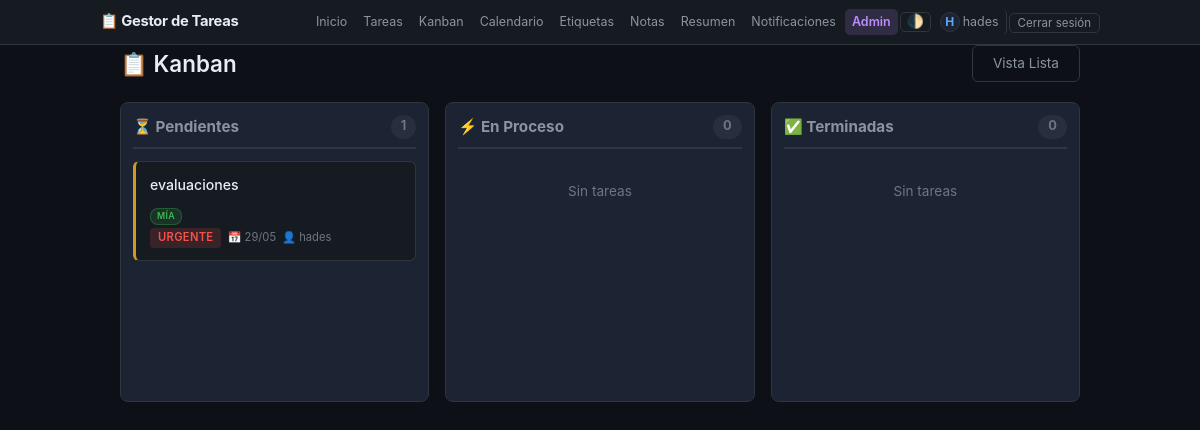
The page /kanban/ (signed in) on the database its author committed.
### core/models.py (models this page shows, shortened)
class Task(models.Model):
    ESTADOS = [
        ('pendiente', 'Pendiente'),
        ('proceso', 'En Proceso'),
        ('terminada', 'Terminada'),
    ]
    PRIORIDADES = [
        ('baja', 'Baja'),
        ('media', 'Media'),
        ('alta', 'Alta'),
        ('urgente', 'Urgente'),
    ]
    FRECUENCIAS = [
        ('diaria', 'Diaria'),
        ('semanal', 'Semanal'),
        ('mensual', 'Mensual'),
    ]
    usuario = models.ForeignKey(User, on_delete=models.CASCADE, verbose_name='Responsable')
    creado_por = models.ForeignKey(User, on_delete=models.SET_NULL, null=True, blank=True,
                                   related_name='tareas_creadas', verbose_name='Creada por')
    titulo = models.CharField(max_length=200, verbose_name='Título')
    comentarios = models.TextField(blank=True, verbose_name='Comentarios')
    estado = models.CharField(max_length=20, choices=ESTADOS, default='pendiente', verbose_name='Estado')
    prioridad = models.CharField(max_length=10, choices=PRIORIDADES, default='media', verbose_name='Prioridad')
    departamento = models.ForeignKey(Department, on_delete=models.SET_NULL, null=True, blank=True,
                                     verbose_name='Departamento')
    fecha_creacion = models.DateField(auto_now_add=True, verbose_name='Fecha de creación')
    fecha_vencimiento = models.DateField(null=True, blank=True, verbose_name='Fecha de vencimiento')
    fecha_completada = models.DateField(null=True, blank=True, verbose_name='Fecha completada')
    horas_estimadas = models.DecimalField(max_digits=6, decimal_places=2, null=True, blank=True, verbose_name='Horas estimadas')
    horas_tomadas = models.DecimalField(max_digits=6, decimal_places=2, null=True, blank=True, verbose_name='Horas tomadas')
    recordatorio = models.DateTimeField(null=True, blank=True, verbose_name='Recordatorio')
    recurrente = models.BooleanField(default=False, verbose_name='Recurrente')
    frecuencia = models.CharField(max_length=10, choices=FRECUENCIAS, blank=True, verbose_name='Frecuencia')
    parent = models.ForeignKey('self', on_delete=models.CASCADE, null=True, blank=True,
                               related_name='subtareas', verbose_name='Tarea padre')
    etiquetas = models.ManyToManyField(Tag, blank=True, verbose_name='Etiquetas')
    share_token = models.UUIDField(editable=False, null=True, blank=True, unique=True,
                                    verbose_name='Token compartir')
    orden = models.PositiveIntegerField(default=0, verbose_name='Orden')
    creado = models.DateTimeField(auto_now_add=True)
    actualizado = models.DateTimeField(auto_now=True)
    locked_by = models.ForeignKey(User, on_delete=models.SET_NULL, null=True, blank=True,
                                   related_name='tareas_bloqueadas', verbose_name='Bloqueada por')
    locked_at = models.DateTimeField(null=True, blank=True, verbose_name='Bloqueada desde')
    class Meta:
        ordering = ['orden', '-fecha_creacion', '-creado']
        verbose_name = 'Tarea'
        verbose_name_plural = 'Tareas'

### core/views.py (the view)
# urls.py: path('kanban/', views.kanban, name='kanban'),
@login_required
def kanban(request):
    qs = tareas_visibles(request.user)
    pendientes = qs.filter(estado='pendiente')
    proceso = qs.filter(estado='proceso')
    terminadas = qs.filter(estado='terminada')
    return render(request, 'core/kanban.html', {
        'pendientes': pendientes, 'proceso': proceso, 'terminadas': terminadas,
    })

### core/context_processors.py (called while the page is built)
def notificaciones(request):
    ctx = {}
    if request.user.is_authenticated:
        ctx['notificaciones_no_leidas'] = Notification.objects.filter(
            usuario=request.user, leido=False
        ).count()
        profile, _ = Profile.objects.get_or_create(usuario=request.user)
        ctx['user_rol'] = profile.rol
        ctx['user_es_admin'] = profile.rol == 'admin'
        ctx['user_es_moderador'] = profile.rol == 'moderador'
    else:
        ctx['notificaciones_no_leidas'] = 0
        ctx['user_rol'] = ''
        ctx['user_es_admin'] = False
        ctx['user_es_moderador'] = False
    return ctx

### core/views.py (called while the page is built)
def tareas_visibles(usuario):
    profile = Profile.objects.filter(usuario=usuario).first()
    if not profile:
        return Task.objects.filter(usuario=usuario)
    deptos = profile.departamentos.all()
    if profile.rol in ('admin', 'moderador'):
        qs = Task.objects.all()
        if deptos:
            qs = qs.filter(Q(usuario=usuario) | Q(departamento__in=deptos))
        return qs.distinct()
    qs = Task.objects.filter(usuario=usuario)
    if deptos:
        qs = qs | Task.objects.filter(departamento__in=deptos)
    return qs.distinct()

### core/templates/core/kanban.html (shortened to what this page needs)
{% extends 'core/base.html' %}
{% block content %}
<div class="page-header">
    <h1>📋 Kanban</h1>
    <div class="header-actions">
        <a href="{% url 'task_list' %}" class="btn">Vista Lista</a>
    </div>
</div>
<div class="kanban-board" id="kanbanBoard">
    <div class="kanban-col" data-estado="pendiente">
        <h2>⏳ Pendientes <span class="count">{{ pendientes.count }}</span></h2>
        {% for t in pendientes %}
        <div class="kanban-card pendiente" data-id="{{ t.id }}" draggable="true">
            <a href="{% url 'task_detail' t.id %}" class="card-title">{{ t.titulo }}</a>
            {% if t.usuario == user %}<span class="ownership-badge mia">Mía</span>{% elif t.usuario %}<span class="ownership-badge depto">Depto</span>{% endif %}
            <div class="card-meta">
                <span class="priority priority-{{ t.prioridad }}">{{ t.get_prioridad_display }}</span>
                {% if t.fecha_vencimiento %}<span>📅 {{ t.fecha_vencimiento|date:"d/m" }}</span>{% endif %}
                {% if t.usuario %}<span>👤 {{ t.usuario.username }}</span>{% endif %}
            </div>
        </div>
        {% empty %}
        <p style="color:var(--text-muted);font-size:0.85rem;text-align:center;padding:20px 0">Sin tareas</p>
        {% endfor %}
    </div>
    <div class="kanban-col" data-estado="proceso">
        <h2>⚡ En Proceso <span class="count">{{ proceso.count }}</span></h2>
        {% for t in proceso %}
        <div class="kanban-card proceso" data-id="{{ t.id }}" draggable="true">
            <a href="{% url 'task_detail' t.id %}" class="card-title">{{ t.titulo }}</a>
            {% if t.usuario == user %}<span class="ownership-badge mia">Mía</span>{% elif t.usuario %}<span class="ownership-badge depto">Depto</span>{% endif %}
            <div class="card-meta">
                <span class="priority priority-{{ t.prioridad }}">{{ t.get_prioridad_display }}</span>
                {% if t.fecha_vencimiento %}<span>📅 {{ t.fecha_vencimiento|date:"d/m" }}</span>{% endif %}
                {% if t.usuario %}<span>👤 {{ t.usuario.username }}</span>{% endif %}
            </div>
            {% if t.etiquetas.all %}
            <div class="card-tags" style="margin-top:6px">
                {% for tag in t.etiquetas.all %}
                <span class="card-tag" style="background:{{ tag.color }}22;color:{{ tag.color }};border-color:{{ tag.color }}44">{{ tag.nombre }}</span>
                {% endfor %}
            </div>
            {% endif %}
        </div>
        {% empty %}
        <p style="color:var(--text-muted);font-size:0.85rem;text-align:center;padding:20px 0">Sin tareas</p>
        {% endfor %}
    </div>
    <div class="kanban-col" data-estado="terminada">
        <h2>✅ Terminadas <span class="count">{{ terminadas.count }}</span></h2>
        {% for t in terminadas %}
        <div class="kanban-card terminada" data-id="{{ t.id }}" draggable="true">
            <a href="{% url 'task_detail' t.id %}" class="card-title">{{ t.titulo }}</a>
            {% if t.usuario == user %}<span class="ownership-badge mia">Mía</span>{% elif t.usuario %}<span class="ownership-badge depto">Depto</span>{% endif %}
            <div class="card-meta">
                <span class="priority priority-{{ t.prioridad }}">{{ t.get_prioridad_display }}</span>
                {% if t.fecha_completada %}<span>✅ {{ t.fecha_completada|date:"d/m" }}</span>{% endif %}
            </div>
            {% if t.etiquetas.all %}
            <div class="card-tags" style="margin-top:6px">
                {% for tag in t.etiquetas.all %}
                <span class="card-tag" style="background:{{ tag.color }}22;color:{{ tag.color }};border-color:{{ tag.color }}44">{{ tag.nombre }}</span>
                {% endfor %}
            </div>
            {% endif %}
        </div>
        {% empty %}
        <p style="color:var(--text-muted);font-size:0.85rem;text-align:center;padding:20px 0">Sin tareas</p>
        {% endfor %}
    </div>
</div>
{% endblock %}

### core/templates/core/base.html (shortened to what this page needs)
<!DOCTYPE html>
<html lang="es">
<head>
    {% load static %}
    <link rel="stylesheet" href="{% static 'core/style.css' %}">
</head>
<body>
    <nav class="navbar">
        <div class="container nav-container">
            <a href="{% url 'index' %}" class="nav-brand">📋 Gestor de Tareas</a>
            {% if user.is_authenticated %}
            <div class="nav-links">
                <a href="{% url 'index' %}">Inicio</a>
                <a href="{% url 'task_list' %}">Tareas</a>
                <a href="{% url 'kanban' %}">Kanban</a>
                <a href="{% url 'calendar' %}">Calendario</a>
                <a href="{% url 'tag_list' %}">Etiquetas</a>
                <a href="{% url 'note_list' %}">Notas</a>
                <a href="{% url 'summary' %}">Resumen</a>
                <a href="{% url 'notification_list' %}" class="notif-link">
                    Notificaciones
                </a>
                {% if user_es_admin %}
                <a href="{% url 'admin_dashboard' %}" class="nav-admin">Admin</a>
                {% elif user_es_moderador %}
                <a href="{% url 'admin_tasks' %}" class="nav-admin">Admin</a>
                {% endif %}
                <button class="theme-toggle" id="themeToggle" title="Cambiar tema">🌓</button>
                <a href="{% url 'profile' %}" class="user-name">
                    {% if user.profile.avatar %}
                    <img src="{{ user.profile.avatar.url }}" class="nav-avatar" alt="avatar">
                    {% elif user.profile.avatar_icon %}
                    <span class="nav-avatar-emoji" title="Icono">{{ user.profile.avatar_icon }}</span>
                    {% else %}
                    <span class="nav-avatar-emoji">{{ user.username|first|upper }}</span>
                    {% endif %}
                    {{ user.username }}
                </a>
                <form method="post" action="{% url 'logout' %}" class="logout-form">
                    <button type="submit" class="btn-logout">Cerrar sesión</button>
                </form>
            </div>
            {% endif %}
        </div>
    </nav>
    <div class="container">
        {% block content %}{% endblock %}
    </div>
</body>
</html>

### core/static/core/style.css (style rules this page uses)
:root { --bg-primary: #0d1117; --bg-secondary: #161b22; --bg-card: #1c2333; --bg-card-hover: #242d3d; --bg-input: #0d1117; --border: #30363d; --border-focus: #58a6ff; --text-primary: #e6edf3; --text-secondary: #8b949e; --text-muted: #6e7681; --accent: #58a6ff; --accent-hover: #79c0ff; --green: #3fb950; --yellow: #d29922; --cyan: #39d2c0; --red: #f85149; --orange: #d29922; --purple: #bc8cff; --shadow: 0 1px 3px rgba(0,0,0,0.3); --radius: 8px; --transition: 0.2s ease; }
* { margin: 0; padding: 0; box-sizing: border-box; }
body { font-family: -apple-system, BlinkMacSystemFont, 'Segoe UI', Roboto, 'Helvetica Neue', sans-serif; background: var(--bg-primary); color: var(--text-primary); line-height: 1.6; min-height: 100vh; }
.container { max-width: 1000px; margin: 0 auto; padding: 0 20px; }
a { color: var(--accent); text-decoration: none; transition: color var(--transition); }
.navbar { background: var(--bg-secondary); border-bottom: 1px solid var(--border); padding: 0; position: sticky; top: 0; z-index: 100; backdrop-filter: blur(12px); -webkit-backdrop-filter: blur(12px); }
.nav-container { display: flex; justify-content: space-between; align-items: center; min-height: 44px; padding: 2px 0; gap: 4px; }
.nav-brand { color: var(--text-primary); text-decoration: none; font-size: 0.92rem; font-weight: 700; letter-spacing: -0.3px; white-space: nowrap; }
.nav-links { display: flex; align-items: center; gap: 2px; flex-wrap: nowrap; }
.nav-links a { color: var(--text-secondary); text-decoration: none; font-size: 0.78rem; padding: 3px 7px; border-radius: 5px; transition: all var(--transition); white-space: nowrap; }
.user-name { font-size: 0.78rem; color: var(--text-muted); padding: 0 5px; border-right: 1px solid var(--border); text-decoration: none; transition: color var(--transition); display: inline-flex; align-items: center; gap: 3px; white-space: nowrap; }
.nav-avatar, .nav-avatar-emoji { width: 20px; height: 20px; border-radius: 50%; object-fit: cover; flex-shrink: 0; }
.nav-avatar-emoji { display: inline-flex; align-items: center; justify-content: center; background: var(--bg-card); border: 1px solid var(--border); font-size: 0.75rem; font-weight: 700; color: var(--accent); }
.logout-form { display: inline; margin: 0; padding: 0; }
.logout-form button { font-family: inherit; cursor: pointer; }
.btn-logout { background: transparent !important; border: 1px solid var(--border) !important; padding: 2px 8px !important; border-radius: 5px !important; color: var(--text-secondary) !important; font-size: 0.72rem !important; }
.theme-toggle { background: transparent; border: 1px solid var(--border); border-radius: 5px; padding: 2px 6px; cursor: pointer; font-size: 0.85rem; line-height: 1; color: var(--text-secondary); transition: all var(--transition); }
.ownership-badge { display: inline-block; font-size: 0.55rem; padding: 1px 6px; border-radius: 8px; font-weight: 600; line-height: 1.4; vertical-align: middle; text-transform: uppercase; letter-spacing: 0.3px; }
.ownership-badge.mia { background: rgba(63, 185, 80, 0.15); color: var(--green); border: 1px solid rgba(63, 185, 80, 0.3); }
.notif-link { position: relative; }
.btn { display: inline-block; padding: 8px 20px; border-radius: 6px; text-decoration: none; font-size: 0.85rem; cursor: pointer; border: 1px solid var(--border); background: transparent; color: var(--text-secondary); transition: all var(--transition); font-family: inherit; line-height: 1.4; }
.page-header { display: flex; justify-content: space-between; align-items: center; margin-bottom: 20px; flex-wrap: wrap; gap: 12px; }
.page-header h1 { font-size: 1.4rem; margin: 0; font-weight: 600; display: flex; align-items: center; gap: 8px; }
.header-actions { display: flex; gap: 8px; }
.priority { display: inline-block; padding: 1px 8px; border-radius: 4px; font-size: 0.7rem; font-weight: 600; text-transform: uppercase; letter-spacing: 0.3px; }
.priority-urgente { color: var(--red); background: rgba(248,81,73,0.15); }
.nav-admin { background: rgba(188,140,255,0.15) !important; color: var(--purple) !important; font-weight: 600 !important; }

### rows shown on the page
Task: titulo "evaluaciones", shows "MÍA", prioridad "URGENTE", fecha_vencimiento "29/05", usuario.username "hades"

### other values the page prints
{{ user.username|first|upper }} "H"
{{ user.username }} "hades"
{{ pendientes.count }} "1"
{{ proceso.count }} "0"
{{ terminadas.count }} "0"
